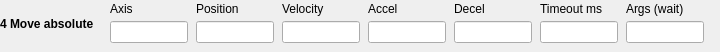
  <widget class="caFrame" name="editActionFrame4">
   <property name="geometry"><rect><x>180</x><y>578</y><width>720</width><height>52</height></rect></property>
   <property name="visibility"><enum>caFrame::Calc</enum></property>
   <property name="visibilityCalc"><string notr="true">A==4</string></property>
   <property name="channel" stdset="0"><string notr="true">$(SEQ_PFX)Edit-Action</string></property>
   <widget class="caLabel" name="editActionName4">
    <property name="geometry"><rect><x>0</x><y>2</y><width>105</width><height>43</height></rect></property>
    <property name="font"><font><bold>true</bold></font></property>
    <property name="wordWrap"><bool>true</bool></property>
    <property name="text"><string>4 Move absolute</string></property>
   </widget>
   <widget class="caLabel" name="editAxisLabelA4_0"><property name="geometry"><rect><x>110</x><y>0</y><width>78</width><height>18</height></rect></property><property name="text"><string>Axis</string></property></widget>
   <widget class="caTextEntry" name="editAxisA4_0"><property name="geometry"><rect><x>110</x><y>21</y><width>78</width><height>22</height></rect></property><property name="channel" stdset="0"><string notr="true">$(SEQ_PFX)Edit-Axis</string></property></widget>
   <widget class="caLabel" name="editPositionLabelA4_1"><property name="geometry"><rect><x>196</x><y>0</y><width>78</width><height>18</height></rect></property><property name="text"><string>Position</string></property></widget>
   <widget class="caTextEntry" name="editPositionA4_1"><property name="geometry"><rect><x>196</x><y>21</y><width>78</width><height>22</height></rect></property><property name="channel" stdset="0"><string notr="true">$(SEQ_PFX)Edit-Position</string></property></widget>
   <widget class="caLabel" name="editVelocityLabelA4_2"><property name="geometry"><rect><x>282</x><y>0</y><width>78</width><height>18</height></rect></property><property name="text"><string>Velocity</string></property></widget>
   <widget class="caTextEntry" name="editVelocityA4_2"><property name="geometry"><rect><x>282</x><y>21</y><width>78</width><height>22</height></rect></property><property name="channel" stdset="0"><string notr="true">$(SEQ_PFX)Edit-Velocity</string></property></widget>
   <widget class="caLabel" name="editAccelerationLabelA4_3"><property name="geometry"><rect><x>368</x><y>0</y><width>78</width><height>18</height></rect></property><property name="text"><string>Accel</string></property></widget>
   <widget class="caTextEntry" name="editAccelerationA4_3"><property name="geometry"><rect><x>368</x><y>21</y><width>78</width><height>22</height></rect></property><property name="channel" stdset="0"><string notr="true">$(SEQ_PFX)Edit-Acceleration</string></property></widget>
   <widget class="caLabel" name="editDecelerationLabelA4_4"><property name="geometry"><rect><x>454</x><y>0</y><width>78</width><height>18</height></rect></property><property name="text"><string>Decel</string></property></widget>
   <widget class="caTextEntry" name="editDecelerationA4_4"><property name="geometry"><rect><x>454</x><y>21</y><width>78</width><height>22</height></rect></property><property name="channel" stdset="0"><string notr="true">$(SEQ_PFX)Edit-Deceleration</string></property></widget>
   <widget class="caLabel" name="editTimeoutMsLabelA4_5"><property name="geometry"><rect><x>540</x><y>0</y><width>78</width><height>18</height></rect></property><property name="text"><string>Timeout ms</string></property></widget>
   <widget class="caTextEntry" name="editTimeoutMsA4_5"><property name="geometry"><rect><x>540</x><y>21</y><width>78</width><height>22</height></rect></property><property name="channel" stdset="0"><string notr="true">$(SEQ_PFX)Edit-TimeoutMs</string></property></widget>
   <widget class="caLabel" name="editArgsLabelA4_6"><property name="geometry"><rect><x>626</x><y>0</y><width>78</width><height>18</height></rect></property><property name="text"><string>Args (wait)</string></property></widget>
   <widget class="caTextEntry" name="editArgsA4_6"><property name="geometry"><rect><x>626</x><y>21</y><width>78</width><height>22</height></rect></property><property name="channel" stdset="0"><string notr="true">$(SEQ_PFX)Edit-Args</string></property><property name="formatType"><enum>caLineEdit::string</enum></property></widget>
  </widget>
